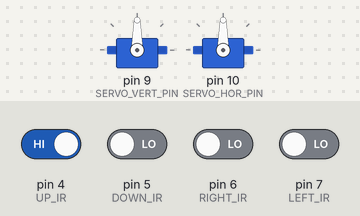
Simulated run of this program. Board: Arduino Uno, built with avr-gcc and run on an emulated ATmega328P. Parts: 2 × servo. The inputs (shaded band) are chosen by the test bench; at power-on: pin 4 (UP_IR) HIGH, pin 5 (DOWN_IR), pin 6 (RIGHT_IR), pin 7 (LEFT_IR) LOW. What the program prints to the serial monitor is not drawn.

Above: at 1.2 s.
1.3 s: pin 4 (UP_IR) driven LOW
3.2 s: pin 5 (DOWN_IR) driven HIGH
At 4.9 s:
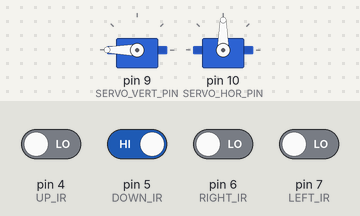
5.2 s: pin 6 (RIGHT_IR) driven HIGH
At 6.6 s:
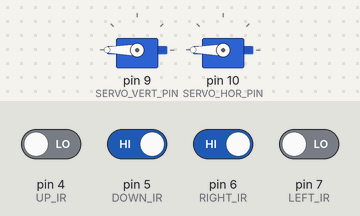
7.2 s: pin 4 (UP_IR) driven HIGH and pin 5 (DOWN_IR) driven LOW
At 9.2 s:
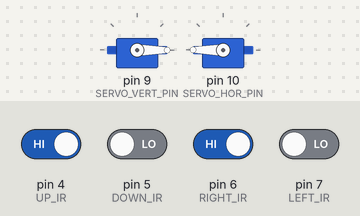
9.7 s: pin 6 (RIGHT_IR) driven LOW and pin 7 (LEFT_IR) driven HIGH
At 11.1 s:
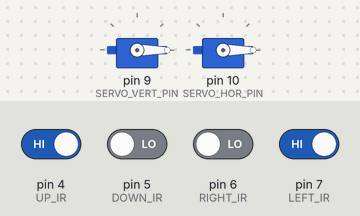
Timing chart, 0 to 12.7 s (numbered marks = the images above; inputs shaded):
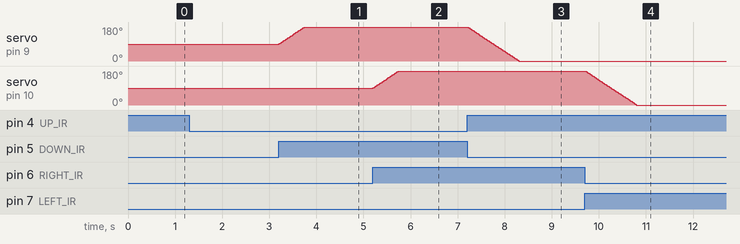

The program:

main.cpp
```cpp
#include <Arduino.h>
#include <Servo.h>

#define UP_IR 4
#define DOWN_IR 5
#define LEFT_IR 7
#define RIGHT_IR 6

#define SERVO_VERT_PIN 9
#define SERVO_HOR_PIN 10

#define SERVO_POS_INIT 90
#define SERVO_POS_MIN 0
#define SERVO_POS_MAX 180

Servo svVert;
Servo svHor;

bool senseFlag = false;

const int arrPins[] = {UP_IR, DOWN_IR, LEFT_IR, RIGHT_IR};
const int arrSize = sizeof(arrPins) / sizeof(arrPins[0]);

int posV = SERVO_POS_INIT;
int posH = SERVO_POS_INIT;

unsigned long servoLastMillisV = millis();
unsigned long servoLastMillisH = millis();
unsigned long servoDelay = 5;

// unsigned long loopMillis = millis();
// unsigned long loopDelay = 1000;

void moveServo(Servo &sv, int irOne, int irTwo, unsigned long &servoLastMillis, unsigned long &servoDelay, int &pos)
{
  if (millis() - servoLastMillis > servoDelay)
  {
    if (irOne < irTwo)
    {
      pos++;
      if (pos > SERVO_POS_MAX)
      {
        pos = SERVO_POS_MAX;
      }
    }

    if (irOne > irTwo)
    {
      pos--;
      if (pos < SERVO_POS_MIN)
      {
        pos = SERVO_POS_MIN;
      }
    }

    sv.write(pos);
    Serial.print("Servo Pos: ");
    Serial.println(pos);

    servoLastMillis = millis();
  }
}

void setup()
{
  // put your setup code here, to run once:
  Serial.begin(115200);

  svVert.attach(SERVO_VERT_PIN);
  svHor.attach(SERVO_HOR_PIN);

  svVert.write(SERVO_POS_INIT);
  svHor.write(SERVO_POS_INIT);

  for (int i = 0; i < arrSize; i++)
  {
    pinMode(arrPins[i], INPUT);
  }
}

void loop()
{
  // put your main code here, to run repeatedly:

  int upIr = digitalRead(UP_IR);
  int downIr = digitalRead(DOWN_IR);
  int leftIr = digitalRead(LEFT_IR);
  int rightIr = digitalRead(RIGHT_IR);

  if (upIr == 0 && downIr == 0 && leftIr == 0 && rightIr == 0)
  {
    senseFlag = true;
  }

  if (senseFlag)
  {
    moveServo(svVert, upIr, downIr, servoLastMillisV, servoDelay, posV);
    moveServo(svHor, leftIr, rightIr, servoLastMillisH, servoDelay, posH);

    if (upIr == 1 && downIr == 1 && leftIr == 1 && rightIr == 1)
    {
      senseFlag = false;
    }
  }

  // Serial.print("UP: ");
  // Serial.print(upIr);
  // Serial.print(" | Down: ");
  // Serial.print(downIr);
  // Serial.print(" | Left: ");
  // Serial.print(leftIr);
  // Serial.print(" | Right: ");
  // Serial.println(rightIr);

  // Serial.print("Flag: ");
  // Serial.println(senseFlag);
}
```

Measured:
- after the input at 3.2 s, servo on pin 9 (SERVO_VERT_PIN): moves from 90° to 180° over 0.54 s, starting at once
- after the input at 5.2 s, servo on pin 10 (SERVO_HOR_PIN): moves from 90° to 180° over 0.54 s, starting at once
- after the input at 7.2 s, servo on pin 9 (SERVO_VERT_PIN): moves from 180° to 0° over 1.1 s, starting at once
- after the input at 9.7 s, servo on pin 10 (SERVO_HOR_PIN): moves from 180° to 0° over 1.1 s, starting at once
